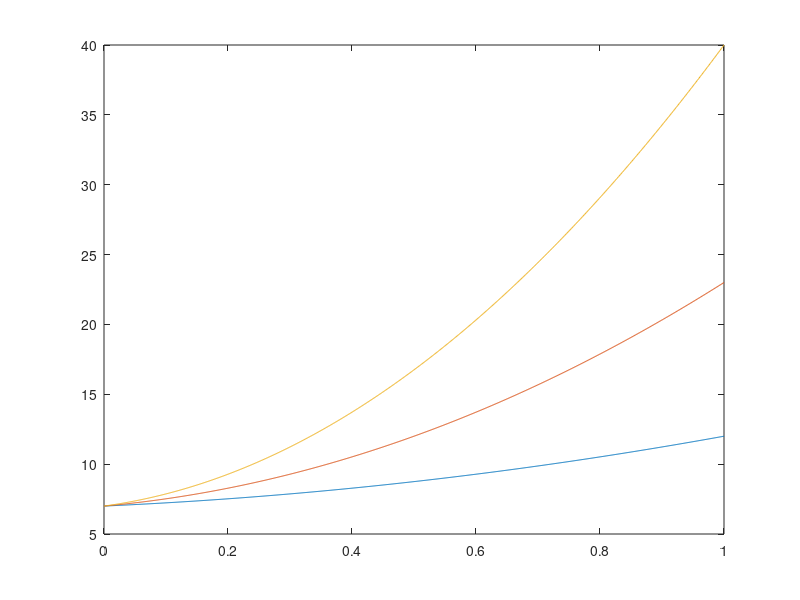

The MATLAB source for this figure:
% quick functions
f = @(x) 3*x.^2 + 2*x + 7;
t = (0:0.001:1);
plot(t,f(t),t,f(2*t),t,f(3*t));

% closures (linfunc below is a function that returns a function,
% and the outer functions arguments are held for the lifetime
% of the returned function.
linfunc = @(m,b) @(x) m*x+b;
C2F = linfunc(9/5, 32);
F2C = linfunc(5/9, -32*5/9);
